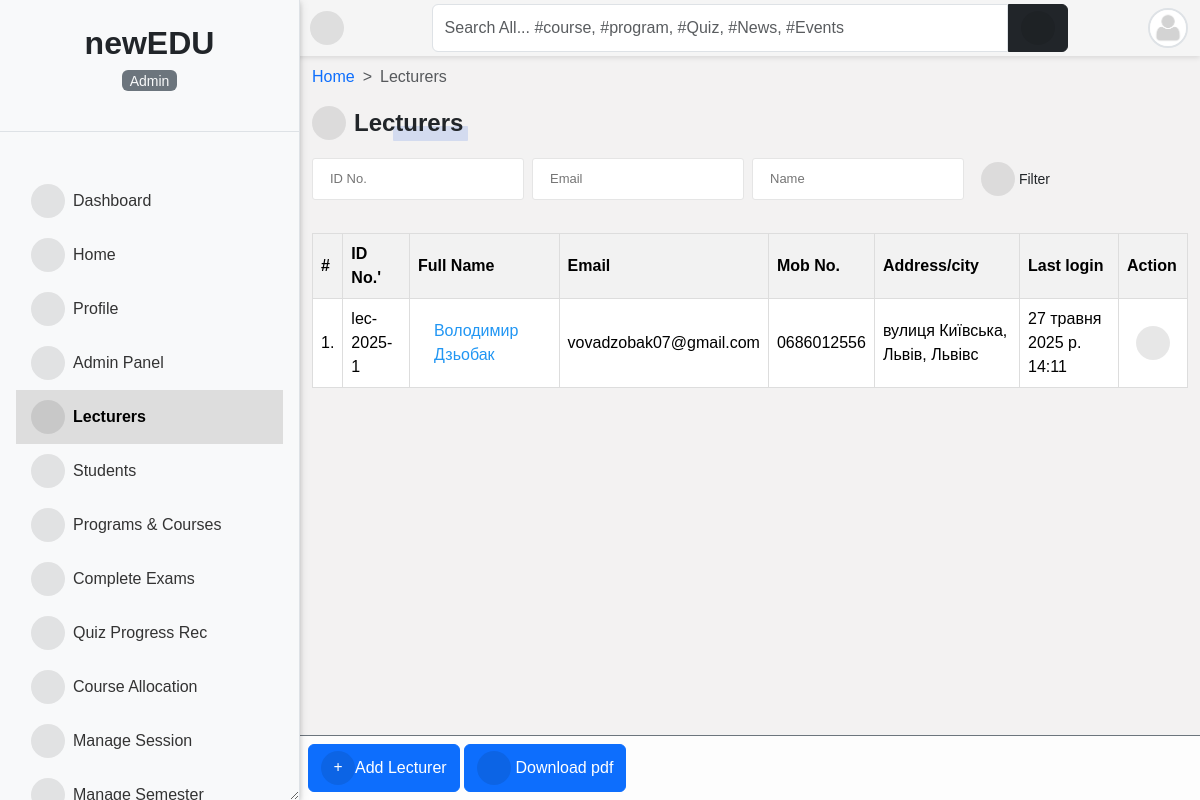
Page /uk/accounts/lecturers/ (signed in) on the committed database.
### accounts/models.py (models this page shows, shortened)
class User(AbstractUser):
    is_student = models.BooleanField(default=False)
    is_lecturer = models.BooleanField(default=False)
    is_parent = models.BooleanField(default=False)
    is_dep_head = models.BooleanField(default=False)
    gender = models.CharField(max_length=1, choices=GENDERS, blank=True, null=True)
    phone = models.CharField(max_length=60, blank=True, null=True)
    address = models.CharField(max_length=60, blank=True, null=True)
    picture = models.ImageField(
        upload_to="profile_pictures/%y/%m/%d/", default="default.png", null=True
    )
    email = models.EmailField(blank=True, null=True)
    username_validator = ASCIIUsernameValidator()
    objects = CustomUserManager()
    class Meta:
        ordering = ("-date_joined",)
    @property
    def get_full_name(self):
        full_name = self.username
        if self.first_name and self.last_name:
            full_name = self.first_name + " " + self.last_name
        return full_name
    @property
    def get_user_role(self):
        if self.is_superuser:
            role = _("Admin")
        elif self.is_student:
            role = _("Student")
        elif self.is_lecturer:
            role = _("Lecturer")
        elif self.is_parent:
            role = _("Parent")
        return role

### accounts/views.py (the view)
# urls.py: path("lecturers/", LecturerFilterView.as_view(), name="lecturer_list"),
@method_decorator([login_required, admin_required], name="dispatch")
class LecturerFilterView(FilterView):
    filterset_class = LecturerFilter
    queryset = User.objects.filter(is_lecturer=True)
    template_name = "accounts/lecturer_list.html"
    paginate_by = 10
    def get_context_data(self, **kwargs):
        context = super().get_context_data(**kwargs)
        context["title"] = "Lecturers"
        return context

### templates/accounts/lecturer_list.html (shortened to what this page needs)
{% extends 'base.html' %}
{% load i18n %}
{% block content %}
<nav style="--bs-breadcrumb-divider: '>';" aria-label="breadcrumb">
    <ol class="breadcrumb">
      <li class="breadcrumb-item"><a href="/">{% trans 'Home' %}</a></li>
      <li class="breadcrumb-item active" aria-current="page">{% trans 'Lecturers' %}</li>
    </ol>
</nav>
{% if request.user.is_superuser %}
<div class="manage-wrap">
    <a class="btn btn-primary" href="{% url 'add_lecturer' %}"><i class="fas fa-plus"></i>{% trans 'Add Lecturer' %}</a>
    <a class="btn btn-primary" target="_blank" href="{% url 'lecturer_list_pdf' %}"><i class="fas fa-download"></i> {% trans 'Download pdf' %}</a>
</div>
{% endif %}
<p class="title-1"><i class="fas fa-chalkboard-teacher"></i>{% trans 'Lecturers' %}</p>
{% include 'snippets/filter_form.html' %}
<div class="table-responsive table-shadow table-light table-striped m-0 mt-4">
    <table class="table">
        <thead>
            <tr>
                <th>#</th>
                <th> {% trans 'ID No.' %}' </th>
                <th> {% trans 'Full Name' %} </th>
                <th> {% trans 'Email' %} </th>
                <th> {% trans 'Mob No.' %} </th>
                <th> {% trans 'Address/city' %} </th>
                <th> {% trans 'Last login' %}  </th>
                {% if request.user.is_superuser %}
                <th> {% trans 'Action' %} </th>
                {% endif %}
            </tr>
        </thead>
        <tbody>
            {% for lecturer in filter.qs %}
            <tr>
                <td> {{ forloop.counter }}.</td>
                <td>{{ lecturer.username }}</td>
                <td><a href="{% url 'profile_single' lecturer.id %}">{{ lecturer.get_full_name }}</a></td>
                <td>{{ lecturer.email }}</td>
                <td>{{ lecturer.phone }}</td>
                <td>{{ lecturer.address }}</td>
                <td>{{ lecturer.last_login }}</td>
                {% if request.user.is_superuser %}
                <td>
                    <div class="dropdown">
                        <button class="btn btn-sm" type="button" data-bs-toggle="dropdown" aria-expanded="false">
                            <i class="fa fa-ellipsis-vertical"></i>
                        </button>
                    </div>
                </td>
                {% endif %}
            {% endfor %}
        </tbody>
    </table>
</div>
{% endblock content %}

### templates/sidebar.html (shortened to what this page needs)
{% load static %}
{% load i18n %}
<div id="side-nav" class="d-flex flex-column bg-light vh-100 border-end">
    <div class="main-menu flex-grow-1">
        <div class="text-center py-4 border-bottom">
            <a href="/" class="text-decoration-none">
                <span class="h2 fw-bold text-dark">newEDU</span>
            <p class="mt-2 small text-muted">
                <mark class="bg-secondary text-light rounded px-2">
                    {{ request.user.get_user_role }}
                </mark>
            </p>
        </div>
        {% url 'home' as hom %} {% url 'dashboard' as dash %} {% url 'profile' as prof %}
        {% url 'lecturer_list' as lec %} {% url 'student_list' as stu %}
        {% url 'course_allocation_view' as cav %} {% url 'programs' as pro %}
        {% url 'session_list' as sess %} {% url 'semester_list' as sem %}
        {% url 'add_score' as ascore %} {% url 'grade_results' as vr %}
        {% url 'ass_results' as ar %} {% url 'course_registration' as cr %}
        {% url 'edit_profile' as ep %} {% url 'change_password' as cp %}
        {% url 'quiz_progress' as qpr %} {% url 'quiz_marking' as qce %}
        {% url 'user_course_list' as ucl %} {% url 'admin_panel' as admin_p %}
        <ul class="nav flex-column px-3 pt-3">
            {% if request.user.is_superuser %}
            <li class="nav-item">
                <a class="nav-link {% if request.path == dash %}active fw-bold{% endif %}" href="{{ dash }}">
                    <i class="fas fa-tachometer-alt me-2"></i>{% trans 'Dashboard' %}
                </a>
            </li>
            {% endif %}
            <li class="nav-item">
                <a class="nav-link {% if request.path == hom %}active fw-bold{% endif %}" href="{{ hom }}">
                    <i class="fas fa-home me-2"></i>{% trans 'Home' %}
                </a>
            </li>
            <li class="nav-item">
                <a class="nav-link {% if request.path == prof %}active fw-bold{% endif %}" href="{{ prof }}">
                    <i class="fas fa-user me-2"></i>{% trans 'Profile' %}
                </a>
            </li>
            {% if request.user.is_superuser %}
            <li class="nav-item">
                <a class="nav-link {% if request.path == admin_p %}active fw-bold{% endif %}" href="{{ admin_p }}">
                    <i class="fas fa-user-tie me-2"></i>{% trans 'Admin Panel' %}
                </a>
            </li>
            <li class="nav-item">
                <a class="nav-link {% if request.path == lec %}active fw-bold{% endif %}" href="{{ lec }}">
                    <i class="fas fa-chalkboard-teacher me-2"></i>{% trans 'Lecturers' %}
                </a>
            </li>
            <li class="nav-item">
                <a class="nav-link {% if request.path == stu %}active fw-bold{% endif %}" href="{{ stu }}">
                    <i class="fas fa-user-graduate me-2"></i>{% trans 'Students' %}
                </a>
            </li>
            {% endif %}
            {% if request.user.is_superuser or request.user.is_lecturer %}
            <li class="nav-item">
                <a class="nav-link {% if request.path == pro %}active fw-bold{% endif %}" href="{{ pro }}">
                    <i class="fas fa-book-open me-2"></i>{% trans 'Programs & Courses' %}
                </a>
            </li>
            <li class="nav-item">
                <a class="nav-link {% if request.path == qce %}active fw-bold{% endif %}" href="{{ qce }}">
                    <i class="fas fa-check-double me-2"></i>{% trans 'Complete Exams' %}
                </a>
            </li>
            {% endif %}
            {% if request.user.is_superuser %}
            <li class="nav-item">
                <a class="nav-link {% if request.path == qpr %}active fw-bold{% endif %}" href="{{ qpr }}">
                    <i class="fas fa-record-vinyl me-2"></i>{% trans 'Quiz Progress Rec' %}
                </a>
            </li>
            <li class="nav-item">
                <a class="nav-link {% if request.path == cav %}active fw-bold{% endif %}" href="{{ cav }}">
                    <i class="fas fa-tasks me-2"></i>{% trans 'Course Allocation' %}
                </a>
            </li>
            <li class="nav-item">
                <a class="nav-link {% if request.path == sess %}active fw-bold{% endif %}" href="{{ sess }}">
                    <i class="fas fa-calendar-week me-2"></i>{% trans 'Manage Session' %}
                </a>
            </li>
            <li class="nav-item">
                <a class="nav-link {% if request.path == sem %}active fw-bold{% endif %}" href="{{ sem }}">
                    <i class="fas fa-calendar-alt me-2"></i>{% trans 'Manage Semester' %}
                </a>
            </li>
            {% endif %}
        </ul>
    </div>
</div>

### templates/navbar.html (shortened to what this page needs)
{% load i18n%}
<div id="top-navbar" class="py-1">
	<div class="container">
		<div class="nav-wrapper">
			<div class="toggle-btn" onclick="toggleSidebar()">
				<i class="fas fa-bars"></i>
			</div>
			<form class="form-header" action="{% url 'query' %}" method="GET">
				<input id="primary-search" class="form-control rounded-end-0" type="text" name="q" value="{{ request.GET.q }}"
					placeholder="{% trans 'Search All... #course, #program, #Quiz, #News, #Events' %}" required />
				<button class="btn btn-dark rounded-start-0" type="submit">
					<i class="fas fa-search"></i>
				</button>
			</form>
			<div class="dropdown">
				<div class="avatar border border-2" type="button" data-bs-toggle="dropdown" aria-expanded="false">
					<img src="{{ request.user.picture.url }}">
				</div>
			</div>
		</div>
	</div>
</div>

### templates/sidebar.html (style rules this page uses)
#side-nav .nav-link { color: #333; padding: 10px 15px; border-radius: 0; transition: background-color 0.2s; }
#side-nav .nav-link.active { background-color: #ddd; color: #000; font-weight: bold; }

### rows in the picture
User: user.get_user_role "Admin", user.picture (placeholder picture)
User: username "lec-2025-1", get_full_name "Володимир Дзьобак", email "vovadzobak07@gmail.com", phone "0686012556", address "вулиця Київська, Львів, Львівс", last_login "27 травня 2025 р. 14:11"
